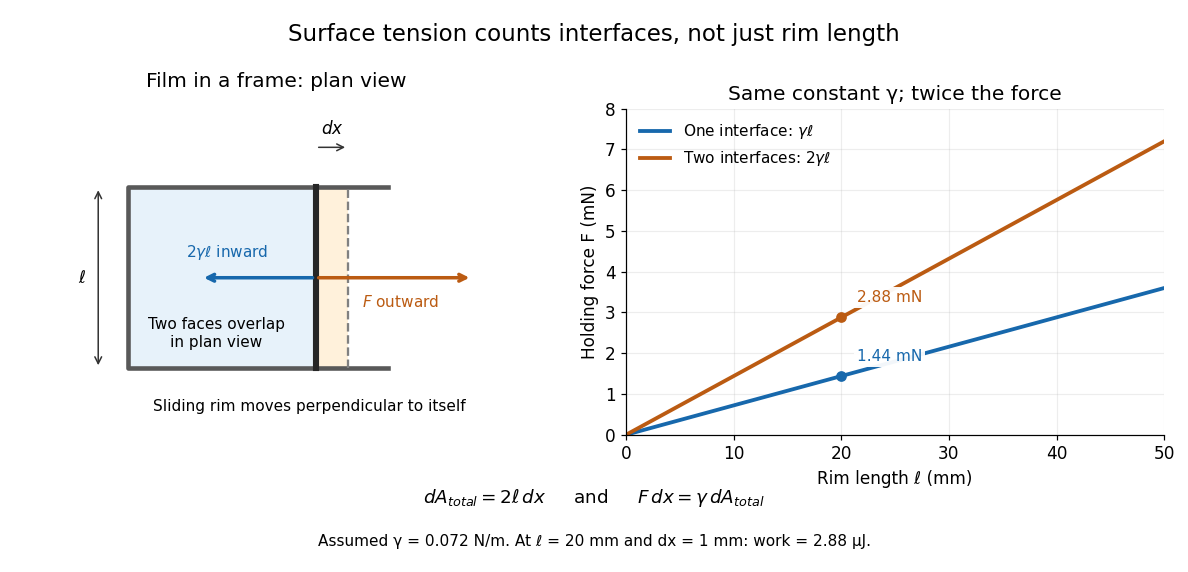

Source code (Python):
"""Generate the matching PNG in CWD; tested with Python 3.14.4.

Plan view of an ideal two-face film; force is perpendicular to the rim and in
the film plane. Uses the repository's NumPy and Matplotlib dependencies.
"""

from pathlib import Path

import matplotlib

matplotlib.use("Agg")
import matplotlib.pyplot as plt
from matplotlib.patches import Rectangle
import numpy as np


def main():
    gamma = .072  # N/m, assumed toy parameter
    length_mm = np.linspace(0, 50, 301)
    one_mN = gamma * length_mm  # N/m times mm gives mN
    two_mN = 2 * one_mN
    assert np.isclose(2 * gamma * .020, .00288)
    assert np.isclose((2 * gamma * .020) * .001, 2.88e-6)
    assert np.allclose(two_mN, 2 * one_mN)
    plt.rcParams.update({"font.size": 11, "figure.facecolor": "white",
                         "axes.facecolor": "white", "axes.spines.top": False,
                         "axes.spines.right": False})
    fig, (sketch, ax) = plt.subplots(1, 2, figsize=(10.8, 5.2), dpi=110,
                                    gridspec_kw={"width_ratios": [1.1, 1.2]})
    fig.subplots_adjust(left=.025, right=.98, top=.81, bottom=.24, wspace=.2)
    blue, orange = "#1768ac", "#bb5b12"
    sketch.set_xlim(-.45, 2.9)
    sketch.set_ylim(-.55, 2.15)
    sketch.set_aspect("equal")
    sketch.axis("off")
    sketch.add_patch(Rectangle((0, 0), 1.55, 1.5,
                               facecolor="#e7f2fa", edgecolor="none"))
    sketch.add_patch(Rectangle((1.55, 0), .27, 1.5, facecolor="#fff1db",
                               edgecolor="none"))
    sketch.plot([2.15, 0, 0, 2.15], [0, 0, 1.5, 1.5], color=".35", lw=3)
    sketch.plot([1.55, 1.55], [0, 1.5], color=".15", lw=4)
    sketch.plot([1.82, 1.82], [0, 1.5], color=".5", lw=1.5, linestyle="--")
    sketch.annotate("", xy=(-.25, 1.5), xytext=(-.25, 0),
                    arrowprops={"arrowstyle": "<->", "color": ".2"})
    sketch.text(-.35, .75, r"$\ell$", va="center", ha="right")
    sketch.annotate("", xy=(.6, .75), xytext=(1.55, .75),
                    arrowprops={"arrowstyle": "->", "lw": 2.3, "color": blue})
    sketch.text(.82, .92, r"$2\gamma\ell$ inward", color=blue, ha="center", fontsize=10)
    sketch.annotate("", xy=(2.85, .75), xytext=(1.55, .75),
                    arrowprops={"arrowstyle": "->", "lw": 2.3, "color": orange})
    sketch.text(2.25, .51, "$F$ outward", color=orange, ha="center", fontsize=10)
    sketch.annotate("", xy=(1.82, 1.83), xytext=(1.55, 1.83),
                    arrowprops={"arrowstyle": "->", "color": ".2"})
    sketch.text(1.69, 1.94, "$dx$", ha="center")
    sketch.text(.73, .18, "Two faces overlap\nin plan view", ha="center", fontsize=10)
    sketch.text(1.5, -.35, "Sliding rim moves perpendicular to itself", ha="center", fontsize=10)
    sketch.set_title("Film in a frame: plan view", pad=14)
    ax.plot(length_mm, one_mN, lw=2.5, color=blue, label=r"One interface: $\gamma\ell$")
    ax.plot(length_mm, two_mN, lw=2.5, color=orange, label=r"Two interfaces: $2\gamma\ell$")
    for y, color in [(1.44, blue), (2.88, orange)]:
        ax.scatter([20], [y], color=color, zorder=5)
        ax.annotate(f"{y:.2f} mN", (20, y), xytext=(10, 10),
                    textcoords="offset points", color=color, fontsize=10,
                    bbox={"facecolor": "white", "edgecolor": "none", "alpha": .95, "pad": 2})
    ax.set(xlabel="Rim length ℓ (mm)", ylabel="Holding force F (mN)",
           xlim=(0, 50), ylim=(0, 8), title="Same constant γ; twice the force")
    ax.grid(alpha=.22)
    ax.legend(loc="upper left", frameon=False, fontsize=10)
    fig.suptitle("Surface tension counts interfaces, not just rim length", fontsize=15, y=.96)
    fig.text(.5, .12, r"$dA_{total}=2\ell\,dx$     and     $F\,dx=\gamma\,dA_{total}$",
             ha="center", fontsize=12)
    fig.text(.5, .045, "Assumed γ = 0.072 N/m. At ℓ = 20 mm and dx = 1 mm: work = 2.88 μJ.",
             ha="center", fontsize=10)
    fig.savefig(Path(__file__).stem + ".png", facecolor="white", transparent=False)
    plt.close(fig)


if __name__ == "__main__":
    main()
